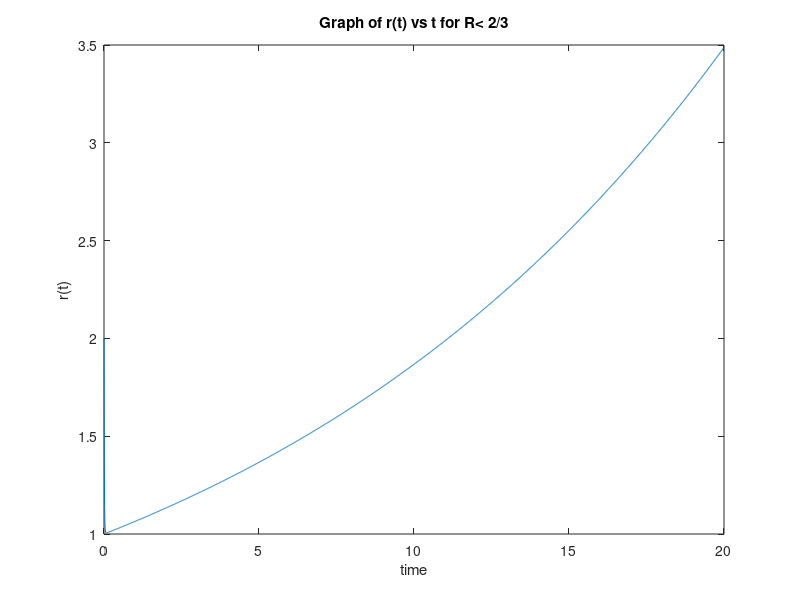

The MATLAB source for this figure:
%Script name: spiral_in_or_out

A= 100;
R= .5;
w0= 5;
t= 0:0.01:20;
lambda1= -A/2 + sqrt(A*A/4 + (1 - 1.5*R)*w0*w0);
lambda2= -A/2 - sqrt(A*A/4 + (1 - 1.5*R)*w0*w0);

r= exp(lambda1*t) + exp(lambda2*t);
plot(t,r)
xlabel('time')
ylabel('r(t)')
title('Graph of r(t) vs t for R< 2/3')